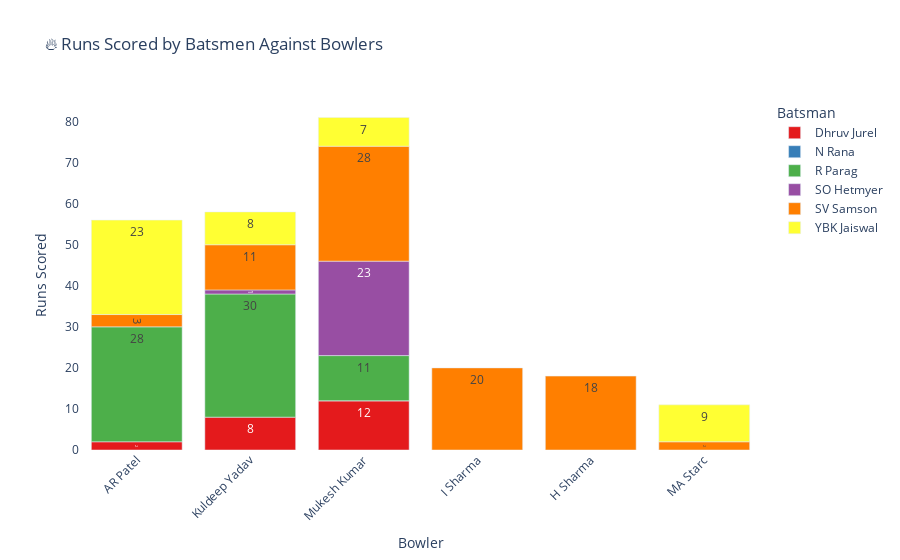

Notebook code for this chart:
### Code cell
import plotly.express as px
import pandas as pd

# Create the output DataFrame
batsman_vs_bowler_stats = h2h_bowlers_vs_batsmen_df[[
    "batsman", "bowler", "Runs_Conceded", "Balls_Bowled", "Wickets_Taken"
]].rename(columns={
    "batsman": "Batsman",
    "bowler": "Bowler",
    "Runs_Conceded": "Runs Scored",
    "Balls_Bowled": "Balls Faced",
    "Wickets_Taken": "Times Dismissed"
})

# Function to highlight high dismissal count
def highlight_dismissals(s):
    return ['background-color: lightcoral; font-weight: bold;' if v > 2 else '' for v in s]  # Highlight if dismissed > 2 times

# Apply styling to highlight high dismissal counts
styled_df = batsman_vs_bowler_stats.style.apply(highlight_dismissals, subset=["Times Dismissed"])

# Display the highlighted DataFrame
print("\n📊 **Batsman vs Bowler Performance Summary (Highlighted Dismissals)**\n")
display(styled_df)

# Create an interactive bar chart for runs scored
fig = px.bar(
    batsman_vs_bowler_stats, 
    x="Bowler", 
    y="Runs Scored",  
    color="Batsman", 
    text="Runs Scored",
    labels={
        "Bowler": "Bowler", 
        "Runs Scored": "Runs Scored", 
        "Batsman": "Batsman", 
        "Balls Faced": "Balls Faced",
        "Times Dismissed": "Times Dismissed"
    },
    title="🔥 Runs Scored by Batsmen Against Bowlers",
    hover_name="Batsman",
    hover_data={
        "Bowler": True, 
        "Runs Scored": True, 
        "Balls Faced": True, 
        "Times Dismissed": True  
    },
    color_discrete_sequence=px.colors.qualitative.Set1
)

# Update layout for better readability
fig.update_layout(
    xaxis=dict(title="Bowler", tickangle=-45),
    yaxis=dict(title="Runs Scored"),
    showlegend=True,
    plot_bgcolor="white"
)

# Show figure
fig.show()

### Figure 1 — Plotly figure (JSON) as saved in the notebook; plotly's stock layout.template omitted (floating-point values rounded to 4 significant figures)
{"data": [{"alignmentgroup": "True", "customdata": [[2, 0], [4, 0], [4, 0]], "hovertemplate": "<b>%{hovertext}</b><br><br>Batsman=Dhruv Jurel<br>Bowler=%{x}<br>Runs Scored=%{text}<br>Balls Faced=%{customdata[0]}<br>Times Dismissed=%{customdata[1]}<extra></extra>", "hovertext": ["Dhruv Jurel", "Dhruv Jurel", "Dhruv Jurel"], "legendgroup": "Dhruv Jurel", "marker": {"color": "rgb(228,26,28)", "pattern": {"shape": ""}}, "name": "Dhruv Jurel", "offsetgroup": "Dhruv Jurel", "orientation": "v", "showlegend": true, "text": [2, 8, 12], "textposition": "auto", "type": "bar", "x": ["AR Patel", "Kuldeep Yadav", "Mukesh Kumar"], "xaxis": "x", "y": [2, 8, 12], "yaxis": "y"}, {"alignmentgroup": "True", "customdata": [[1, 1], [3, 0]], "hovertemplate": "<b>%{hovertext}</b><br><br>Batsman=N Rana<br>Bowler=%{x}<br>Runs Scored=%{text}<br>Balls Faced=%{customdata[0]}<br>Times Dismissed=%{customdata[1]}<extra></extra>", "hovertext": ["N Rana", "N Rana"], "legendgroup": "N Rana", "marker": {"color": "rgb(55,126,184)", "pattern": {"shape": ""}}, "name": "N Rana", "offsetgroup": "N Rana", "orientation": "v", "showlegend": true, "text": [0, 0], "textposition": "auto", "type": "bar", "x": ["I Sharma", "Mukesh Kumar"], "xaxis": "x", "y": [0, 0], "yaxis": "y"}, {"alignmentgroup": "True", "customdata": [[25, 0], [24, 0], [5, 0]], "hovertemplate": "<b>%{hovertext}</b><br><br>Batsman=R Parag<br>Bowler=%{x}<br>Runs Scored=%{text}<br>Balls Faced=%{customdata[0]}<br>Times Dismissed=%{customdata[1]}<extra></extra>", "hovertext": ["R Parag", "R Parag", "R Parag"], "legendgroup": "R Parag", "marker": {"color": "rgb(77,175,74)", "pattern": {"shape": ""}}, "name": "R Parag", "offsetgroup": "R Parag", "orientation": "v", "showlegend": true, "text": [28, 30, 11], "textposition": "auto", "type": "bar", "x": ["AR Patel", "Kuldeep Yadav", "Mukesh Kumar"], "xaxis": "x", "y": [28, 30, 11], "yaxis": "y"}, {"alignmentgroup": "True", "customdata": [[2, 0], [11, 0]], "hovertemplate": "<b>%{hovertext}</b><br><br>Batsman=SO Hetmyer<br>Bowler=%{x}<br>Runs Scored=%{text}<br>Balls Faced=%{customdata[0]}<br>Times Dismissed=%{customdata[1]}<extra></extra>", "hovertext": ["SO Hetmyer", "SO Hetmyer"], "legendgroup": "SO Hetmyer", "marker": {"color": "rgb(152,78,163)", "pattern": {"shape": ""}}, "name": "SO Hetmyer", "offsetgroup": "SO Hetmyer", "orientation": "v", "showlegend": true, "text": [1, 23], "textposition": "auto", "type": "bar", "x": ["Kuldeep Yadav", "Mukesh Kumar"], "xaxis": "x", "y": [1, 23], "yaxis": "y"}, {"alignmentgroup": "True", "customdata": [[10, 1], [16, 1], [3, 0], [7, 0], [8, 0], [2, 0]], "hovertemplate": "<b>%{hovertext}</b><br><br>Batsman=SV Samson<br>Bowler=%{x}<br>Runs Scored=%{text}<br>Balls Faced=%{customdata[0]}<br>Times Dismissed=%{customdata[1]}<extra></extra>", "hovertext": ["SV Samson", "SV Samson", "SV Samson", "SV Samson", "SV Samson", "SV Samson"], "legendgroup": "SV Samson", "marker": {"color": "rgb(255,127,0)", "pattern": {"shape": ""}}, "name": "SV Samson", "offsetgroup": "SV Samson", "orientation": "v", "showlegend": true, "text": [11, 28, 3, 18, 20, 2], "textposition": "auto", "type": "bar", "x": ["Kuldeep Yadav", "Mukesh Kumar", "AR Patel", "H Sharma", "I Sharma", "MA Starc"], "xaxis": "x", "y": [11, 28, 3, 18, 20, 2], "yaxis": "y"}, {"alignmentgroup": "True", "customdata": [[9, 2], [11, 0], [3, 0], [6, 0]], "hovertemplate": "<b>%{hovertext}</b><br><br>Batsman=YBK Jaiswal<br>Bowler=%{x}<br>Runs Scored=%{text}<br>Balls Faced=%{customdata[0]}<br>Times Dismissed=%{customdata[1]}<extra></extra>", "hovertext": ["YBK Jaiswal", "YBK Jaiswal", "YBK Jaiswal", "YBK Jaiswal"], "legendgroup": "YBK Jaiswal", "marker": {"color": "rgb(255,255,51)", "pattern": {"shape": ""}}, "name": "YBK Jaiswal", "offsetgroup": "YBK Jaiswal", "orientation": "v", "showlegend": true, "text": [7, 23, 8, 9], "textposition": "auto", "type": "bar", "x": ["Mukesh Kumar", "AR Patel", "Kuldeep Yadav", "MA Starc"], "xaxis": "x", "y": [7, 23, 8, 9], "yaxis": "y"}], "layout": {"autosize": true, "barmode": "relative", "legend": {"title": {"text": "Batsman"}, "tracegroupgap": 0}, "plot_bgcolor": "white", "showlegend": true, "title": {"text": "🔥 Runs Scored by Batsmen Against Bowlers"}, "xaxis": {"anchor": "y", "autorange": true, "domain": [0, 1], "range": [-0.5, 5.5], "tickangle": -45, "title": {"text": "Bowler"}, "type": "category"}, "yaxis": {"anchor": "x", "autorange": true, "domain": [0, 1], "range": [0, 85.26], "title": {"text": "Runs Scored"}, "type": "linear"}}}
